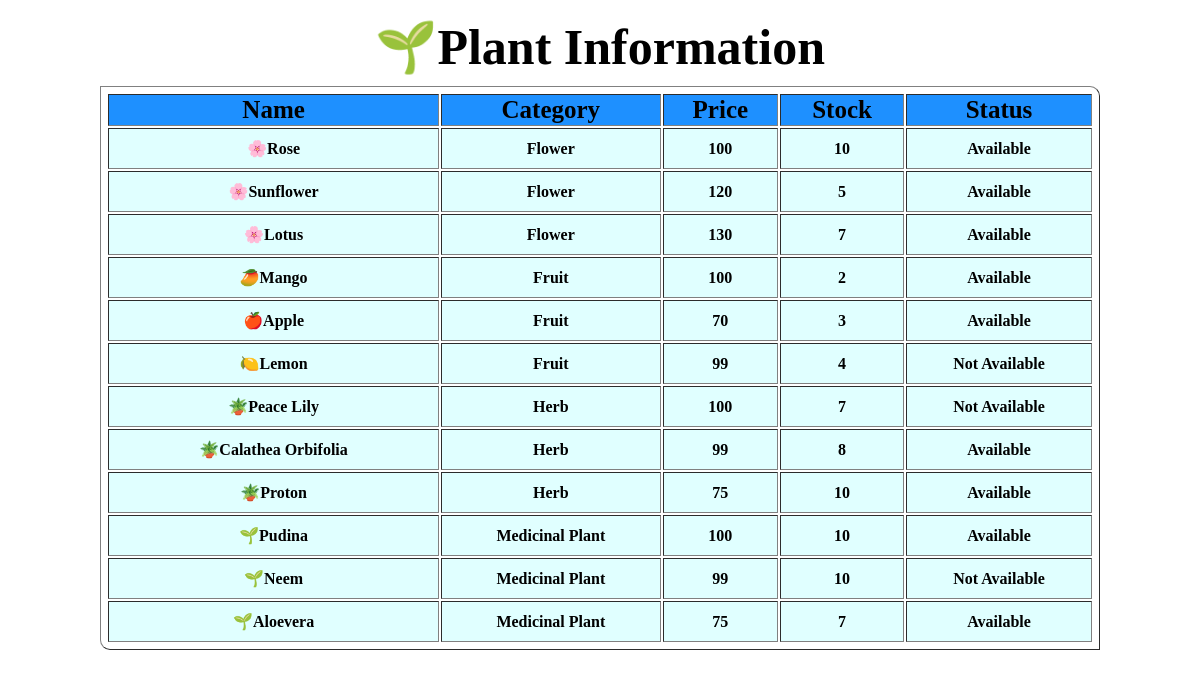
The page /plantinfo/ on the database its author committed.
### stud/models.py (models this page shows)
class PlantInfo(models.Model):
    name=models.CharField(max_length=50)
    category=models.CharField(max_length=50)
    price=models.CharField(max_length=50)
    stock=models.CharField(max_length=50)
    status=models.CharField(max_length=50)

### mydemo/views.py (the view)
# urls.py: path('plantinfo/',views.myplantinfo),
def myplantinfo(request):
    s1=PlantInfo.objects.all()
    data={
        'e':s1
    }
    return render(request, 'plantuser.html',data)

### templates/plantuser.html (shortened to what this page needs)
<html>
<head>
<body>
<table id="tb" border="1" align="center">
    <caption id="cap">🌱Plant Information</caption>
    <tr id="th">
        <th style="background-color:dodgerblue">Name</th>
        <th style="background-color:dodgerblue">Category</th>
        <th style="background-color:dodgerblue">Price</th>
        <th style="background-color:dodgerblue">Stock</th>
        <th style="background-color:dodgerblue">Status</th>
    </tr>
    {%for i in e %}
        <tr align="center" id="nm">
            <td id="nam">{{i.name}}</td>
            <td id="ca">{{i.category}}</td>
            <td id="pr">{{i.price}}</td>
            <td id="st">{{i.stock}}</td>
            <td id="sta">{{i.status}}</td>
        </tr>
    {%endfor%}
</table>
</body>
</head>

### templates/plantuser.html (style rules this page uses)
body { background-position:center; background-repeat: no-repeat; background-size:cover; }
#cap { font-size:50px; padding:10px; font-weight:bold; color:black; text-shadow:2px 2px 2px white; }
#tb { background-color:yelloworange; color:black; width:1000px; padding:5px; border-radius:0px 10px; }
#tb #th { font-size:25px; }
#tb #nm { font-weight:bold; }
#nam { background-color:lightcyan; padding:10px; margin-top:10px; }
#ca { background-color:lightcyan; margin-top:20px; }
#pr { background-color:lightcyan; margin-top:20px; }
#st { background-color:lightcyan; margin-top:20px; }
#sta { background-color:lightcyan; margin-top:20px; }

### rows shown on the page
PlantInfo: name "🌸Rose", category "Flower", price "100", stock "10", status "Available"
PlantInfo: name "🌸Sunflower", category "Flower", price "120", stock "5", status "Available"
PlantInfo: name "🌸Lotus", category "Flower", price "130", stock "7", status "Available"
PlantInfo: name "🥭Mango", category "Fruit", price "100", stock "2", status "Available"
PlantInfo: name "🍎Apple", category "Fruit", price "70", stock "3", status "Available"
PlantInfo: name "🍋Lemon", category "Fruit", price "99", stock "4", status "Not Available"
PlantInfo: name "🪴Peace Lily", category "Herb", price "100", stock "7", status "Not Available"
PlantInfo: name "🪴Calathea Orbifolia", category "Herb", price "99", stock "8", status "Available"
PlantInfo: name "🪴Proton", category "Herb", price "75", stock "10", status "Available"
PlantInfo: name "🌱Pudina", category "Medicinal Plant", price "100", stock "10", status "Available"
PlantInfo: name "🌱Neem", category "Medicinal Plant", price "99", stock "10", status "Not Available"
PlantInfo: name "🌱Aloevera", category "Medicinal Plant", price "75", stock "7", status "Available"
